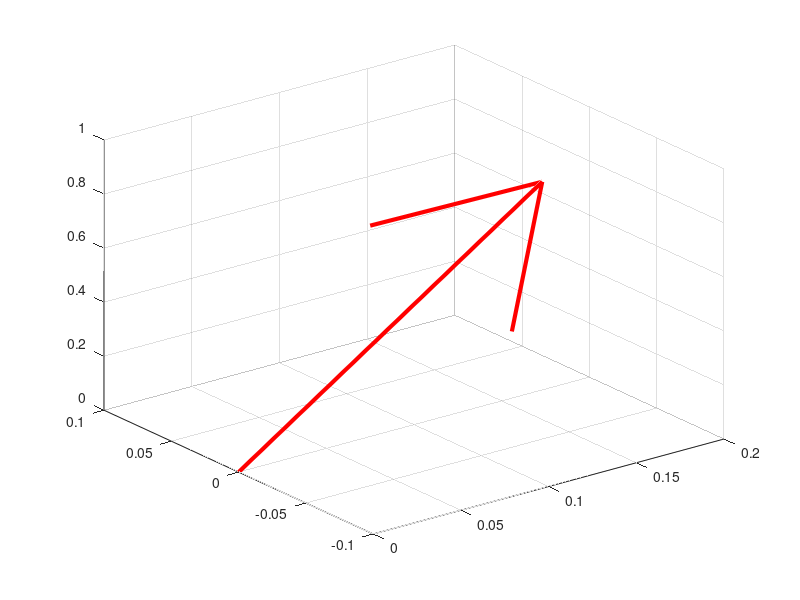

Recreate this plot in MATLAB.
function [DIR, VECTOR] = RCSDM2()
    
    THR_location = [0.118926  0.033122  1.19889];
    cg = [ 0.000985  0.0586417  0.494153 ];
    Vector_R = THR_location-cg;
    DIR =  Vector_R/norm(Vector_R);

    % DIR     = quaternion(0, RCSDM_vector(1), RCSDM_vector(2), RCSDM_vector(3));
    VECTOR          = quiver3(0,0,0,DIR(1), DIR(2), DIR(3),'r', 'LineWidth', 3);

end